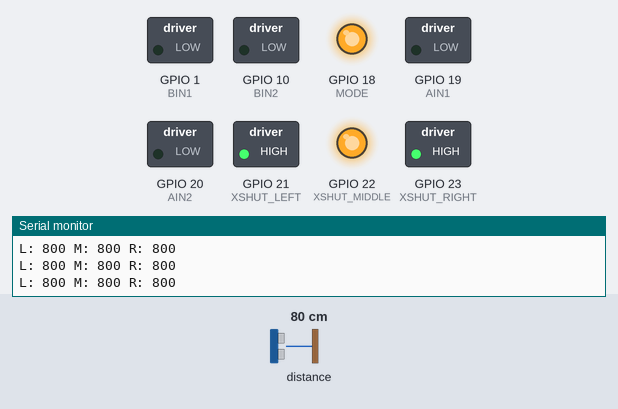
A sketch run on a simulated ESP32. Parts: switched loads named in the sketch (green lamp = pin HIGH), output pins drawn as LEDs (lit = HIGH), the last lines printed to the serial monitor. Inputs (shaded band) come from the test bench; at power-on: distance to the obstacle 80 cm.

Above: at 6.2 s.
6.3 s: distance to the obstacle set to 26 cm
7.8 s: distance to the obstacle set to 23 cm
At 8.76 s:
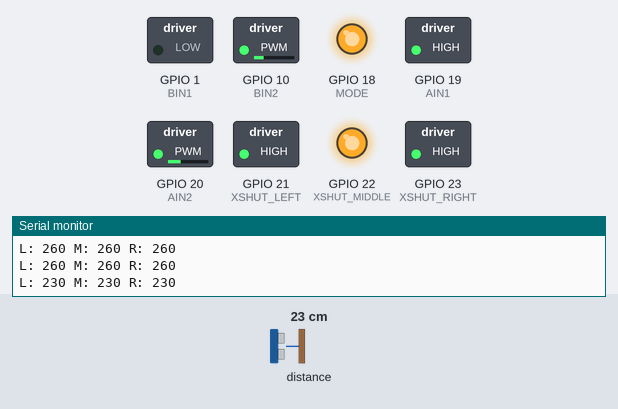
At 15.8 s:
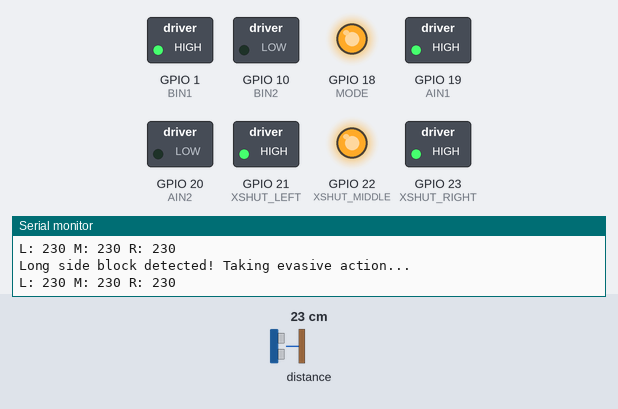
Timing chart, 0 to 16.8 s (numbered marks = the images above; inputs shaded):
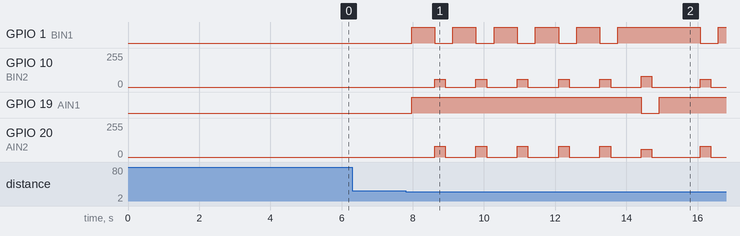

Measured:
- the behaviour switches between 25 and 24 cm on distance to the obstacle (found by bisection; images 0 and 1)
- after the input at 7.8 s, GPIO 1 (BIN1): goes 5 × (HIGH 0.65 s, LOW 0.51 s), HIGH 2.3 s, LOW 0.51 s, then HIGH, starting after 0.17 s; GPIO 10 (BIN2): 0/255 → 60/255 after 0.82 s, → 0/255 0.30 s later, → 60/255 0.86 s later, → 0/255 0.30 s later, … (14 changes in this stretch)

The sketch:

RoboBot_Test.ino
```cpp
#include <Wire.h>
#include <Adafruit_VL53L1X.h>

// Sensor instances
Adafruit_VL53L1X sensorLeft = Adafruit_VL53L1X(21);
Adafruit_VL53L1X sensorMiddle = Adafruit_VL53L1X(22);
Adafruit_VL53L1X sensorRight = Adafruit_VL53L1X(23);

// XSHUT pins for each sensor
#define XSHUT_LEFT   21
#define XSHUT_MIDDLE 22
#define XSHUT_RIGHT  23

// Custom I2C addresses for sensors
#define ADDR_LEFT    0x34
#define ADDR_MIDDLE  0x31
#define ADDR_RIGHT   0x32

// Motor control pins DRV8835
#define MODE 18
#define AIN1 19
#define AIN2 20
#define BIN1 1
#define BIN2 10

// Navigation parameters
#define DEFAULT_SPEED 80
#define TURN_SPEED 60
#define OBSTACLE_THRESHOLD 250  // mm (25cm)
#define BACKUP_TIME 150         // ms
#define TURN_TIME 300           // ms
#define SAFETY_DELAY 10         // ms
#define SIDE_BLOCK_TIMEOUT 6000 // 6 seconds

// State variables
int counter = 0;
bool leftLongBlock = false;
bool rightLongBlock = false;
unsigned long leftBlockedStartTime = 0;
unsigned long rightBlockedStartTime = 0;
enum RobotState { FORWARD, BACKWARD, TURN_LEFT, TURN_RIGHT, STOPPED };
RobotState currentState = FORWARD;

void setup() {
  Serial.begin(115200);

  // Initialize motor control
  pinMode(MODE, OUTPUT);
  digitalWrite(MODE, HIGH);
  pinMode(AIN1, OUTPUT);
  pinMode(BIN1, OUTPUT);
  stopMotors();

  // Initialize I2C (SDA: 6, SCL: 7)
  Wire.begin(6, 7, 400000);

  // Initialize sensors
  initializeSensors();

  // Start ranging on all sensors
  sensorLeft.startRanging();
  sensorMiddle.startRanging();
  sensorRight.startRanging();

  // Configure sensor settings
  configureSensor(sensorLeft);
  configureSensor(sensorMiddle);
  configureSensor(sensorRight);

  delay(5000);
}

void initializeSensors() {
  // Reset all sensors
  pinMode(XSHUT_LEFT, OUTPUT);
  pinMode(XSHUT_MIDDLE, OUTPUT);
  pinMode(XSHUT_RIGHT, OUTPUT);

  digitalWrite(XSHUT_LEFT, LOW);
  digitalWrite(XSHUT_MIDDLE, LOW);
  digitalWrite(XSHUT_RIGHT, LOW);
  delay(10);

  // Initialize left sensor
  digitalWrite(XSHUT_LEFT, HIGH);
  delay(10);
  if (!sensorLeft.begin(0x29, &Wire)) {
    Serial.println("Failed to initialize left sensor");
    while (1);
  }
  sensorLeft.VL53L1X_SetI2CAddress(ADDR_LEFT);

  // Initialize middle sensor
  digitalWrite(XSHUT_MIDDLE, HIGH);
  delay(10);
  if (!sensorMiddle.begin(0x29, &Wire)) {
    Serial.println("Failed to initialize middle sensor");
    while (1);
  }
  sensorMiddle.VL53L1X_SetI2CAddress(ADDR_MIDDLE);

  // Initialize right sensor
  digitalWrite(XSHUT_RIGHT, HIGH);
  delay(10);
  if (!sensorRight.begin(0x29, &Wire)) {
    Serial.println("Failed to initialize right sensor");
    while (1);
  }
  sensorRight.VL53L1X_SetI2CAddress(ADDR_RIGHT);
}

void configureSensor(Adafruit_VL53L1X &sensor) {
  sensor.VL53L1X_SetDistanceMode(1);  // Short distance mode
  sensor.setTimingBudget(15);         // 15ms timing budget
}

void loop() {
  // Read sensor data
  int distLeft = readSensor(sensorLeft);
  int distMiddle = readSensor(sensorMiddle);
  int distRight = readSensor(sensorRight);

  // Print sensor readings
  Serial.print("L: "); Serial.print(distLeft);
  Serial.print(" M: "); Serial.print(distMiddle);
  Serial.print(" R: "); Serial.println(distRight);

  // Determine obstacle presence
  bool blockedLeft = (distLeft >= 0 && distLeft < OBSTACLE_THRESHOLD);
  bool blockedMiddle = (distMiddle >= 0 && distMiddle < OBSTACLE_THRESHOLD);
  bool blockedRight = (distRight >= 0 && distRight < OBSTACLE_THRESHOLD);

    // Check for long blocks on sides
  checkLongSideBlocks(blockedLeft, blockedRight);

    // Handle long side blocks if detected
  if (leftLongBlock || rightLongBlock) {
    handleLongSideBlocks(blockedLeft, blockedRight);
    leftLongBlock = false;
    rightLongBlock = false;
    leftBlockedStartTime = 0;
    rightBlockedStartTime = 0;
    return; // Skip normal navigation this cycle
  }


  // Navigation logic
  if (blockedMiddle) {
    currentState = BACKWARD;
    moveBackward();
    delay(BACKUP_TIME);

    if (!blockedLeft && !blockedRight) {
      // If both sides are clear, alternate turning directions
      if (counter % 2 == 0) {
        currentState = TURN_LEFT;
        turnLeft();
      } else {
        currentState = TURN_RIGHT;
        turnRight();
      }
    } else if (!blockedLeft) {
      currentState = TURN_LEFT;
      turnLeft();
    } else if (!blockedRight) {
      currentState = TURN_RIGHT;
      turnRight();
    } else {
      // Completely blocked - try backing up more and turning
      currentState = BACKWARD;
      moveBackward();
      delay(BACKUP_TIME * 2);
      counter++;
      if (counter >= 6) {
        currentState = TURN_RIGHT;
        turnRight();
        counter = 0;
      } else {
        currentState = TURN_LEFT;
        turnLeft();
      }
    }
  } else {
    currentState = FORWARD;
    moveForward();
  }

  delay(SAFETY_DELAY);
}

int readSensor(Adafruit_VL53L1X &sensor) {
  if (sensor.dataReady()) {
    return sensor.distance();
  }
  return -1;
}

void checkLongSideBlocks(bool blockedLeft, bool blockedRight) {
  unsigned long currentTime = millis();

  // Check left sensor
  if (blockedLeft) {
    if (leftBlockedStartTime == 0) {
      leftBlockedStartTime = currentTime;
    } else if (currentTime - leftBlockedStartTime >= SIDE_BLOCK_TIMEOUT) {
      leftLongBlock = true;
    }
  } else {
    leftBlockedStartTime = 0;
  }

  // Check right sensor
  if (blockedRight) {
    if (rightBlockedStartTime == 0) {
      rightBlockedStartTime = currentTime;
    } else if (currentTime - rightBlockedStartTime >= SIDE_BLOCK_TIMEOUT) {
      rightLongBlock = true;
    }
  } else {
    rightBlockedStartTime = 0;
  }
}

void handleLongSideBlocks(bool blockedLeft, bool blockedRight) {
  Serial.println("Long side block detected! Taking evasive action...");

  // Back up first
  currentState = BACKWARD;
  moveBackward();
  delay(BACKUP_TIME * 2); // Longer backup

  // Turn to the unblocked side
  if (leftLongBlock && !blockedRight) {
    currentState = TURN_RIGHT;
    turnRight();
    turnRight(); // Double turn for more significant direction change
  }
  else if (rightLongBlock && !blockedLeft) {
    currentState = TURN_LEFT;
    turnLeft();
    turnLeft();
  }
}


void moveBackward() {
  stopMotors();
  analogWrite(BIN2, DEFAULT_SPEED);
  analogWrite(AIN2, DEFAULT_SPEED);
  digitalWrite(BIN1, HIGH);
  digitalWrite(AIN1, HIGH);
  stopMotors();
}

void moveForward() {
  stopMotors();
  analogWrite(BIN2, 100);
  analogWrite(AIN2, 100);
  digitalWrite(AIN1, LOW);
  digitalWrite(BIN1, LOW);
  stopMotors();
}

void stopMotors() {
  digitalWrite(AIN2, LOW);
  digitalWrite(BIN2, LOW);
  delay(50);
}

void turnLeft() {
  stopMotors();
  analogWrite(AIN2, DEFAULT_SPEED);
  analogWrite(BIN2, TURN_SPEED);
  digitalWrite(AIN1, HIGH);
  digitalWrite(BIN1, LOW);
  delay(TURN_TIME);
  stopMotors();
}

void turnRight() {
  stopMotors();
  analogWrite(BIN2, DEFAULT_SPEED);
  analogWrite(AIN2, TURN_SPEED);
  digitalWrite(AIN1, LOW);
  digitalWrite(BIN1, HIGH);
  delay(TURN_TIME);
  stopMotors();
}
```
